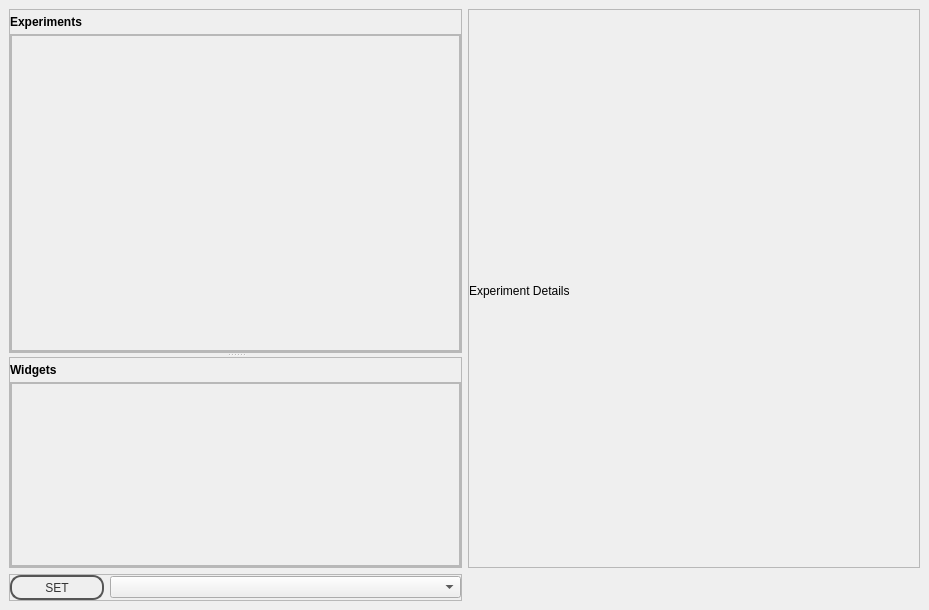
<?xml version="1.0" encoding="UTF-8"?>
<ui version="4.0">
 <class>MainWindow</class>
 <widget class="QMainWindow" name="MainWindow">
  <property name="geometry">
   <rect>
    <x>0</x>
    <y>0</y>
    <width>929</width>
    <height>610</height>
   </rect>
  </property>
  <property name="windowTitle">
   <string>MainWindow</string>
  </property>
  <property name="styleSheet">
   <string notr="true">QPushButton {
color: #333;
border: 2px solid #555;
border-radius: 11px;
padding: 5px;
background: qradialgradient(cx: 0.3, cy: -0.4,
fx: 0.3, fy: -0.4,
radius: 1.35, stop: 0 #fff, stop: 1 #888);
min-width: 80px;
}

QPushButton:pressed {
background: qradialgradient(cx: 0.4, cy: -0.1,
fx: 0.4, fy: -0.1,
radius: 1.35, stop: 0 #fff, stop: 1 #ddd);
}

QFrame.PeripheralCollection{
border-top-left-radius: 5px;
border-top-right-radius: 5px;
border: 1px solid black;
background: qlineargradient(x1: 0, y1: 0, x2: 0, y2: 1,
stop: 0 #6af, stop: 0.1 #689);
}
QFrame.PeripheralCollection QLabel {
color: white;
font-weight: bold;
}

QFrame.PeripheralCollectionInner {
background: qlineargradient(x1: 0, y1: 0, x2: 0, y2: 1,
stop: 0 #abe, stop: 0.7 #aba);
border: none;
border-top: 1px solid black;
}

QFrame.PeripheralCollectionInner QLabel{
color: black;
}

QScrollArea.PeripheralCollectionInner {
background: qlineargradient(x1: 0, y1: 0, x2: 0, y2: 1,
stop: 0 #abe, stop: 0.7 #aba);
border: none;
border-top: 1px solid black;
}

QScrollArea.PeripheralCollectionInner QLabel{
color: black;
}

QWidget.PeripheralCollectionInner {
background: qlineargradient(x1: 0, y1: 0, x2: 0, y2: 1,
stop: 0 #abe, stop: 0.7 #aba);
border: none;
border-top: 1px solid black;
}

QWidget.PeripheralCollectionInner QLabel{
color: black;
}



</string>
  </property>
  <widget class="QWidget" name="centralwidget">
   <property name="styleSheet">
    <string notr="true"/>
   </property>
   <layout class="QGridLayout" name="gridLayout">
    <item row="0" column="0">
     <widget class="QSplitter" name="splitter">
      <property name="orientation">
       <enum>Qt::Vertical</enum>
      </property>
      <widget class="QFrame" name="ExperimentFrameOuter">
       <property name="sizePolicy">
        <sizepolicy hsizetype="Maximum" vsizetype="Preferred">
         <horstretch>0</horstretch>
         <verstretch>0</verstretch>
        </sizepolicy>
       </property>
       <property name="minimumSize">
        <size>
         <width>450</width>
         <height>0</height>
        </size>
       </property>
       <property name="styleSheet">
        <string notr="true"/>
       </property>
       <property name="frameShape">
        <enum>QFrame::StyledPanel</enum>
       </property>
       <property name="frameShadow">
        <enum>QFrame::Raised</enum>
       </property>
       <property name="class" stdset="0">
        <string>PeripheralCollection</string>
       </property>
       <layout class="QVBoxLayout" name="verticalLayout">
        <property name="spacing">
         <number>5</number>
        </property>
        <property name="leftMargin">
         <number>0</number>
        </property>
        <property name="topMargin">
         <number>5</number>
        </property>
        <property name="rightMargin">
         <number>0</number>
        </property>
        <property name="bottomMargin">
         <number>0</number>
        </property>
        <item>
         <widget class="QLabel" name="helpTitle">
          <property name="sizePolicy">
           <sizepolicy hsizetype="Preferred" vsizetype="Maximum">
            <horstretch>0</horstretch>
            <verstretch>0</verstretch>
           </sizepolicy>
          </property>
          <property name="font">
           <font>
            <weight>75</weight>
            <bold>true</bold>
           </font>
          </property>
          <property name="text">
           <string>Experiments</string>
          </property>
         </widget>
        </item>
        <item>
         <widget class="QScrollArea" name="scrollArea">
          <property name="sizePolicy">
           <sizepolicy hsizetype="Preferred" vsizetype="Expanding">
            <horstretch>0</horstretch>
            <verstretch>0</verstretch>
           </sizepolicy>
          </property>
          <property name="minimumSize">
           <size>
            <width>0</width>
            <height>130</height>
           </size>
          </property>
          <property name="widgetResizable">
           <bool>true</bool>
          </property>
          <property name="alignment">
           <set>Qt::AlignLeading|Qt::AlignLeft|Qt::AlignTop</set>
          </property>
          <widget class="QWidget" name="scrollFrame">
           <property name="geometry">
            <rect>
             <x>0</x>
             <y>0</y>
             <width>449</width>
             <height>279</height>
            </rect>
           </property>
           <property name="sizePolicy">
            <sizepolicy hsizetype="MinimumExpanding" vsizetype="MinimumExpanding">
             <horstretch>0</horstretch>
             <verstretch>0</verstretch>
            </sizepolicy>
           </property>
           <property name="styleSheet">
            <string notr="true"/>
           </property>
           <layout class="QVBoxLayout" name="tmpl">
            <property name="spacing">
             <number>0</number>
            </property>
            <property name="margin">
             <number>0</number>
            </property>
            <item>
             <widget class="QFrame" name="experimentFrame">
              <property name="sizePolicy">
               <sizepolicy hsizetype="Preferred" vsizetype="Expanding">
                <horstretch>0</horstretch>
                <verstretch>0</verstretch>
               </sizepolicy>
              </property>
              <property name="styleSheet">
               <string notr="true"/>
              </property>
              <property name="frameShape">
               <enum>QFrame::StyledPanel</enum>
              </property>
              <property name="frameShadow">
               <enum>QFrame::Raised</enum>
              </property>
              <property name="class" stdset="0">
               <string>PeripheralCollectionInner</string>
              </property>
              <layout class="QGridLayout" name="gridLayout_2">
               <property name="leftMargin">
                <number>0</number>
               </property>
               <property name="topMargin">
                <number>5</number>
               </property>
               <property name="rightMargin">
                <number>0</number>
               </property>
               <property name="bottomMargin">
                <number>0</number>
               </property>
               <property name="spacing">
                <number>5</number>
               </property>
               <item row="1" column="0">
                <spacer name="verticalSpacer">
                 <property name="orientation">
                  <enum>Qt::Vertical</enum>
                 </property>
                 <property name="sizeHint" stdset="0">
                  <size>
                   <width>20</width>
                   <height>40</height>
                  </size>
                 </property>
                </spacer>
               </item>
               <item row="0" column="0">
                <layout class="QGridLayout" name="ExperimentLayout"/>
               </item>
              </layout>
             </widget>
            </item>
           </layout>
          </widget>
         </widget>
        </item>
       </layout>
      </widget>
      <widget class="QFrame" name="widgetFrameOuter">
       <property name="sizePolicy">
        <sizepolicy hsizetype="Preferred" vsizetype="Preferred">
         <horstretch>0</horstretch>
         <verstretch>0</verstretch>
        </sizepolicy>
       </property>
       <property name="styleSheet">
        <string notr="true"/>
       </property>
       <property name="frameShape">
        <enum>QFrame::StyledPanel</enum>
       </property>
       <property name="frameShadow">
        <enum>QFrame::Raised</enum>
       </property>
       <property name="class" stdset="0">
        <string>PeripheralCollection</string>
       </property>
       <layout class="QVBoxLayout" name="verticalLayout_3">
        <property name="spacing">
         <number>5</number>
        </property>
        <property name="leftMargin">
         <number>0</number>
        </property>
        <property name="topMargin">
         <number>5</number>
        </property>
        <property name="rightMargin">
         <number>0</number>
        </property>
        <property name="bottomMargin">
         <number>0</number>
        </property>
        <item>
         <widget class="QLabel" name="label_3">
          <property name="sizePolicy">
           <sizepolicy hsizetype="Preferred" vsizetype="Maximum">
            <horstretch>0</horstretch>
            <verstretch>0</verstretch>
           </sizepolicy>
          </property>
          <property name="font">
           <font>
            <weight>75</weight>
            <bold>true</bold>
           </font>
          </property>
          <property name="text">
           <string>Widgets</string>
          </property>
         </widget>
        </item>
        <item>
         <widget class="QScrollArea" name="scrollArea_2">
          <property name="sizePolicy">
           <sizepolicy hsizetype="Preferred" vsizetype="Expanding">
            <horstretch>0</horstretch>
            <verstretch>0</verstretch>
           </sizepolicy>
          </property>
          <property name="styleSheet">
           <string notr="true">QWidget.scrollBG{
background:transparent;
}</string>
          </property>
          <property name="widgetResizable">
           <bool>true</bool>
          </property>
          <widget class="QWidget" name="scrollAreaWidgetContents_2">
           <property name="geometry">
            <rect>
             <x>0</x>
             <y>0</y>
             <width>449</width>
             <height>185</height>
            </rect>
           </property>
           <property name="styleSheet">
            <string notr="true"/>
           </property>
           <layout class="QGridLayout" name="gridLayout_3">
            <property name="margin">
             <number>0</number>
            </property>
            <property name="spacing">
             <number>0</number>
            </property>
            <item row="0" column="0">
             <widget class="QFrame" name="frame_3">
              <property name="frameShape">
               <enum>QFrame::StyledPanel</enum>
              </property>
              <property name="frameShadow">
               <enum>QFrame::Raised</enum>
              </property>
              <layout class="QGridLayout" name="gridLayout_4">
               <property name="leftMargin">
                <number>0</number>
               </property>
               <property name="topMargin">
                <number>5</number>
               </property>
               <property name="rightMargin">
                <number>0</number>
               </property>
               <property name="bottomMargin">
                <number>0</number>
               </property>
               <property name="spacing">
                <number>5</number>
               </property>
               <item row="0" column="0">
                <layout class="QGridLayout" name="WidgetLayout"/>
               </item>
              </layout>
             </widget>
            </item>
           </layout>
          </widget>
         </widget>
        </item>
       </layout>
      </widget>
     </widget>
    </item>
    <item row="0" column="1">
     <widget class="QFrame" name="helpFrameOuter">
      <property name="frameShape">
       <enum>QFrame::StyledPanel</enum>
      </property>
      <property name="frameShadow">
       <enum>QFrame::Raised</enum>
      </property>
      <property name="class" stdset="0">
       <string>PeripheralCollection</string>
      </property>
      <layout class="QVBoxLayout" name="verticalLayout_2">
       <property name="spacing">
        <number>5</number>
       </property>
       <property name="leftMargin">
        <number>0</number>
       </property>
       <property name="topMargin">
        <number>5</number>
       </property>
       <property name="rightMargin">
        <number>0</number>
       </property>
       <property name="bottomMargin">
        <number>0</number>
       </property>
       <item>
        <widget class="QLabel" name="label">
         <property name="sizePolicy">
          <sizepolicy hsizetype="Preferred" vsizetype="Maximum">
           <horstretch>0</horstretch>
           <verstretch>0</verstretch>
          </sizepolicy>
         </property>
         <property name="text">
          <string>Experiment Details</string>
         </property>
        </widget>
       </item>
       <item>
        <layout class="QVBoxLayout" name="helpLayout"/>
       </item>
      </layout>
     </widget>
    </item>
    <item row="1" column="0">
     <widget class="QFrame" name="frame_2">
      <property name="sizePolicy">
       <sizepolicy hsizetype="Preferred" vsizetype="Maximum">
        <horstretch>0</horstretch>
        <verstretch>0</verstretch>
       </sizepolicy>
      </property>
      <property name="frameShape">
       <enum>QFrame::StyledPanel</enum>
      </property>
      <property name="frameShadow">
       <enum>QFrame::Raised</enum>
      </property>
      <layout class="QHBoxLayout" name="horizontalLayout">
       <property name="margin">
        <number>0</number>
       </property>
       <item>
        <widget class="QPushButton" name="pushButton">
         <property name="minimumSize">
          <size>
           <width>94</width>
           <height>0</height>
          </size>
         </property>
         <property name="maximumSize">
          <size>
           <width>50</width>
           <height>25</height>
          </size>
         </property>
         <property name="text">
          <string>SET</string>
         </property>
        </widget>
       </item>
       <item>
        <widget class="QComboBox" name="deviceCombo"/>
       </item>
      </layout>
     </widget>
    </item>
   </layout>
  </widget>
  <widget class="QMenuBar" name="menubar">
   <property name="geometry">
    <rect>
     <x>0</x>
     <y>0</y>
     <width>929</width>
     <height>25</height>
    </rect>
   </property>
  </widget>
 </widget>
 <resources/>
 <connections>
  <connection>
   <sender>pushButton</sender>
   <signal>clicked()</signal>
   <receiver>MainWindow</receiver>
   <slot>selectDevice()</slot>
   <hints>
    <hint type="sourcelabel">
     <x>74</x>
     <y>535</y>
    </hint>
    <hint type="destinationlabel">
     <x>294</x>
     <y>328</y>
    </hint>
   </hints>
  </connection>
 </connections>
 <slots>
  <slot>run_exp()</slot>
  <slot>selectDevice()</slot>
 </slots>
</ui>
